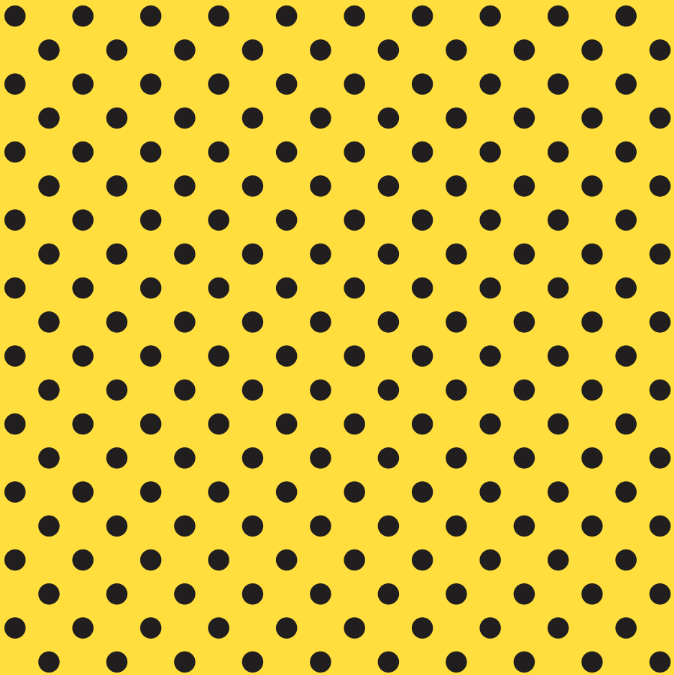
#> input picture Capitulo-03 ExtracaoCaracteristicas/bolinhaAmarelas.png, 674 x 675 px
$ jupyter execute 5-ContagemObjetos.ipynb
#> lines starting #> are read from the running program, lines starting #| are printed output that depends on the picture; after the words box and inside, x2 and y2 are one past the last pixel; in counts of white or black regions, pixels touching at a corner belong together
[cell 1]
import cv2

# Passo 1: Carregar a imagem original
imagemOriginal = cv2.imread("bolinhaAmarelas.png")
#> imagemOriginal is the input picture: shape (675, 674, 3); mean B, G, R 56.2, 192.1, 220.3

# Passo 2: Converter para tons de cinza
imagemCorCinza = cv2.cvtColor(imagemOriginal, cv2.COLOR_BGR2GRAY)
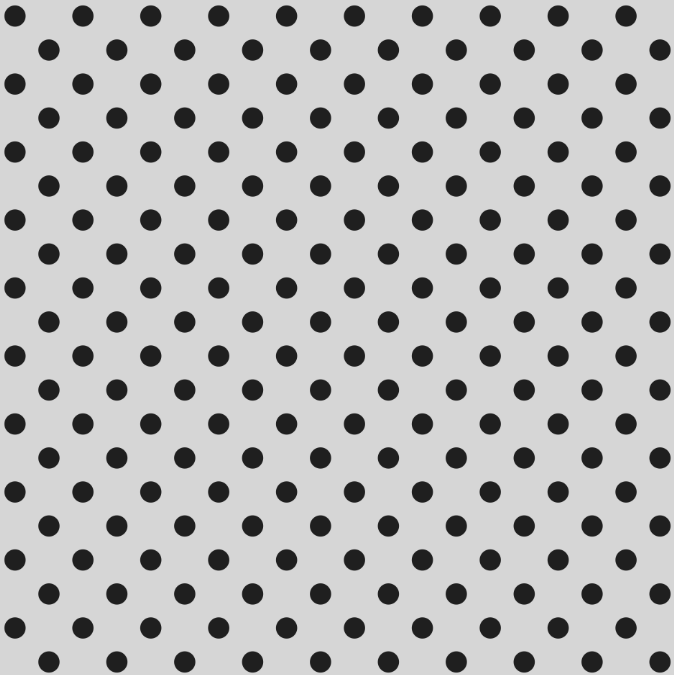
#> imagemCorCinza: shape (675, 674); min 31, max 214, mean 185.5

# Passo 3: Aplicar filtro GaussianBlur para suavizar e reduzir ruído
imgTratada = cv2.GaussianBlur(imagemCorCinza, (11, 11), 0)
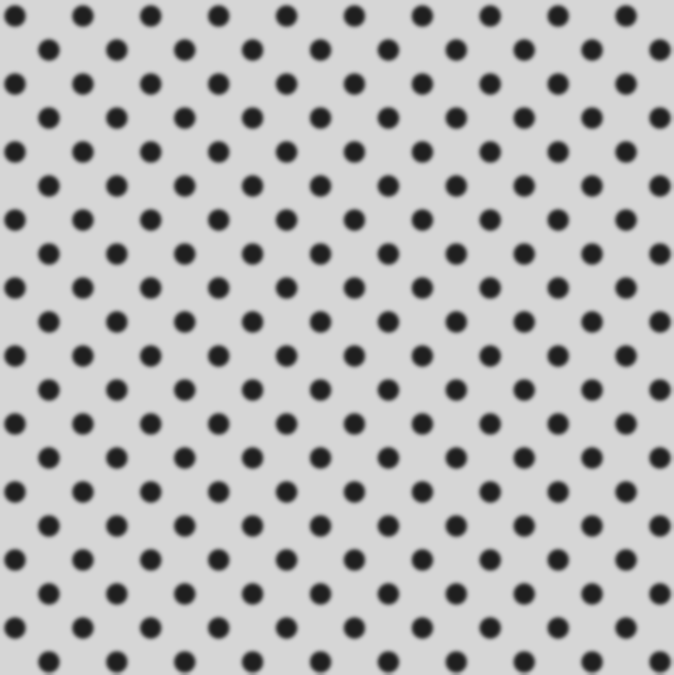
#> imgTratada: shape (675, 674); min 31, max 214, mean 185.5

# Passo 4: Binarizar a imagem usando um limiar adaptativo
imgBinarizada = cv2.adaptiveThreshold(
    imgTratada, 255,
    cv2.ADAPTIVE_THRESH_MEAN_C,
    cv2.THRESH_BINARY_INV,
    11, # Tamanho do bloco de vizinhança
    2   # Constante C subtraída da média
)
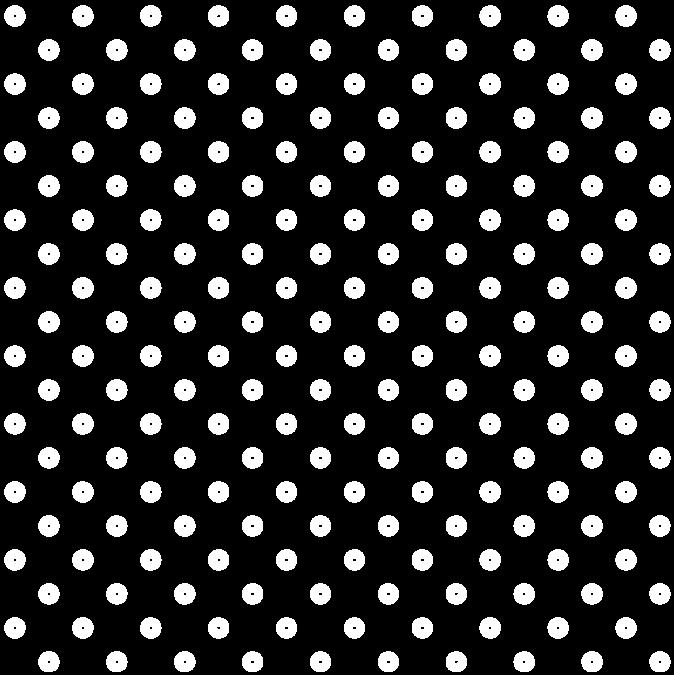
#> imgBinarizada: shape (675, 674); 16.2% white; 200 white regions

# Passo 5: Encontrar contornos externos na imagem
contornos, hierarquia = cv2.findContours(imgBinarizada, cv2.RETR_EXTERNAL, cv2.CHAIN_APPROX_SIMPLE)
#> contornos = 200 contours; largest, box (x1, y1, x2, y2) and area: (581, 243, 603, 265) 349, (581, 515, 603, 537) 348, (72, 413, 94, 435) 348, (72, 277, 94, 299) 348, (72, 141, 94, 163) 348

# Passo 6: Contar e desenhar os contornos
contador = 0
for contorno in contornos:
    # Opcional: filtrar contornos muito pequenos que podem ser ruído
    if cv2.contourArea(contorno) > 100:
        cv2.drawContours(imagemOriginal, [contorno], -1, (0, 255, 0), 2)
        contador += 1
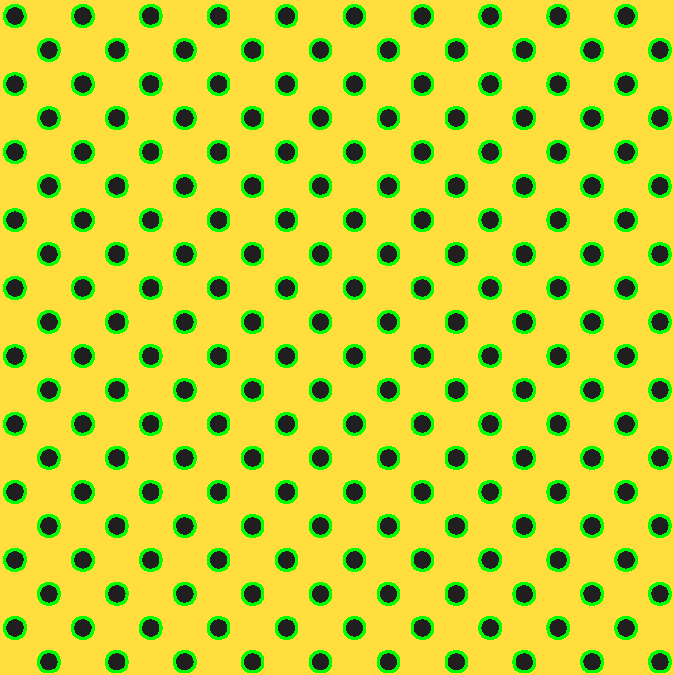
#> imagemOriginal: shape (675, 674, 3); 9.93% of pixels changed, all inside (x1, y1, x2, y2) = (3, 4, 672, 673)
#> after the loop, contador = 200

print(f"Foram encontrados {contador} objetos.")
#| Foram encontrados 200 objetos.

# Exibir as imagens
cv2.imshow("Imagem Original com Contornos", imagemOriginal)
cv2.imshow("Imagem Binarizada", imgBinarizada)
cv2.waitKey(0)
cv2.destroyAllWindows()
